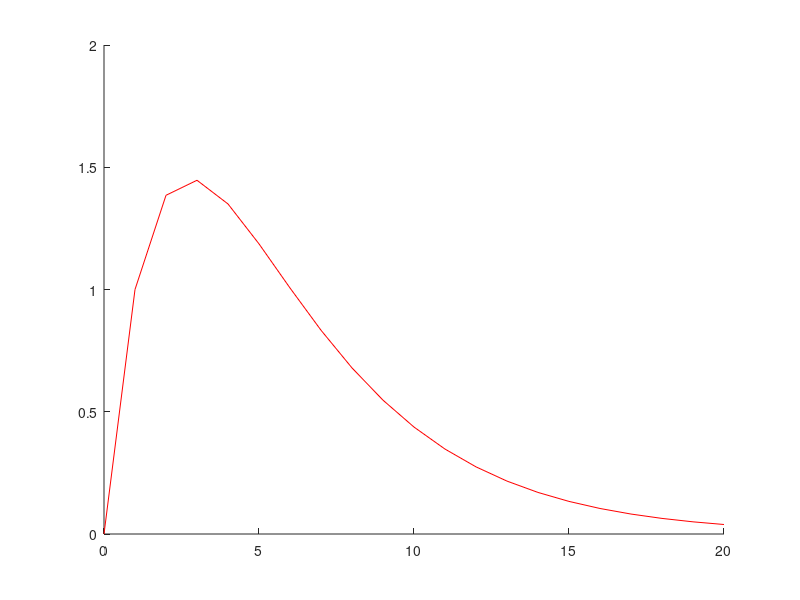

The MATLAB source for this figure: (Note: this script raises an error after producing the figure.)
clear all;
stv = 0;
endv = 20;
h = 1;
x = stv:h:endv;
s = size(x);
n = s(2);
hold on;
yp = @(t) exp(-0.5 * t) / (exp(-0.5) - exp(-0.25)) - exp(-0.25 * t) / (exp(-0.5) - exp(-0.25));
plot(x, yp(x), 'r');
ai = 1 / h^2 - 3/4 / (2 * h);
bi = -2 / h + 1/8;     
ci = 1 / h^2 + 3/4 / (2 * h);
a(1) = -ci / bi;
a(1) = ci / bi;
for i = 2:n
    a(i) = ci / (-bi - ai * a(i - 1));
    b(i) = (ai * b(i - 1)) / (-bi - ai * a(i - 1));
end
y = zeros(1, n);
y(n) = yp(endv);
for i = (n - 1):-1:1
    y(i) = a(i) * y(i + 1) + b(i);
end
plot(x, y, 'b');
hold off;